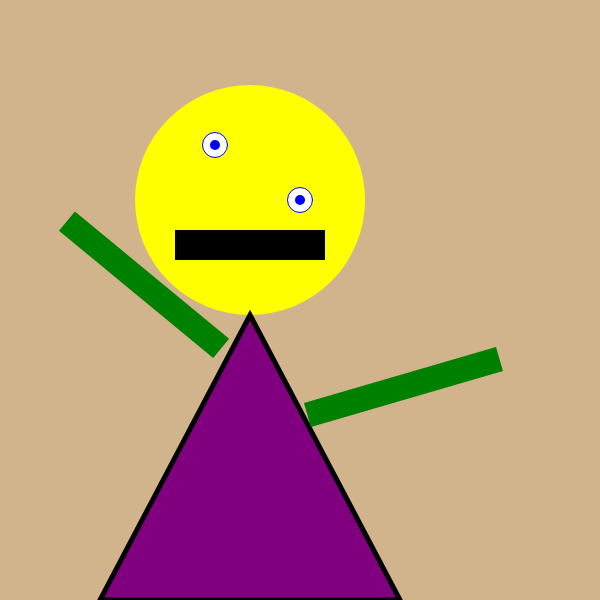
Frame 1 (no input)
Frame 60 (no input): identical to frame 1, image omitted
Frame 120 (the mouse pressed at the canvas centre since frame 60): identical to frame 1, image omitted

The p5.js sketch that drew this single still picture (run headless with seeded random() and noise() and a simulated clock; from frame 60 on, the mouse is pressed at the canvas centre):

// p5.js sketch
// ── sketch.js
function setup() {
//create canvas for monster portrait
  createCanvas( 600, 600 );

}

function draw() {
  //background color
  background( 'tan' );

  //sandbox for entire monster
  push();

  //move grid to center
  translate( 300, 300 );

  //head
  push();
  //head code here
fill( 'yellow' );
noStroke();
ellipse( -50, -100, 230, 230 )

  //mouth
  push();
  fill( 'black' );
  translate( 0, 55 );
rect(-125, -125, 150, 30);
  //mouth code here
  pop();
  //end of mouth

//eyes
push();
translate( 0, -100 )
fill( 'white' )
stroke( 'blue' )
ellipse( 0, 0, 25, 25 )
ellipse( -85, -55, 25, 25 )
fill( 'blue' )
strokeWeight(10)
point( 0, 0)
point( -85, -55 )

//eye code here
pop();
//end of eyes

pop();
//end of head

  //body
  push();
  fill( 'purple' )
  strokeWeight(5)
  triangle(-50, 15, 100, 300, -200, 300)
  //body code here

  pop();
  //end of body

  //arms
  push();
fill( 'green')
noStroke()
translate( 0, 0)
rotate(6)
rect(-25, 100, 200, 25)
rotate(-65)
rect(30, -100, 200, 25)

  //arm code here
pop();
//end of arms

  //end of monster
  pop();


}
